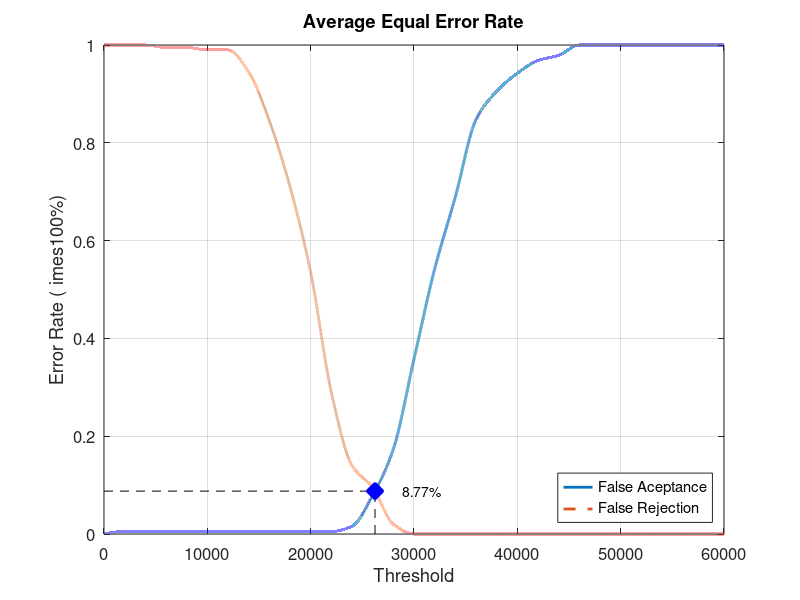
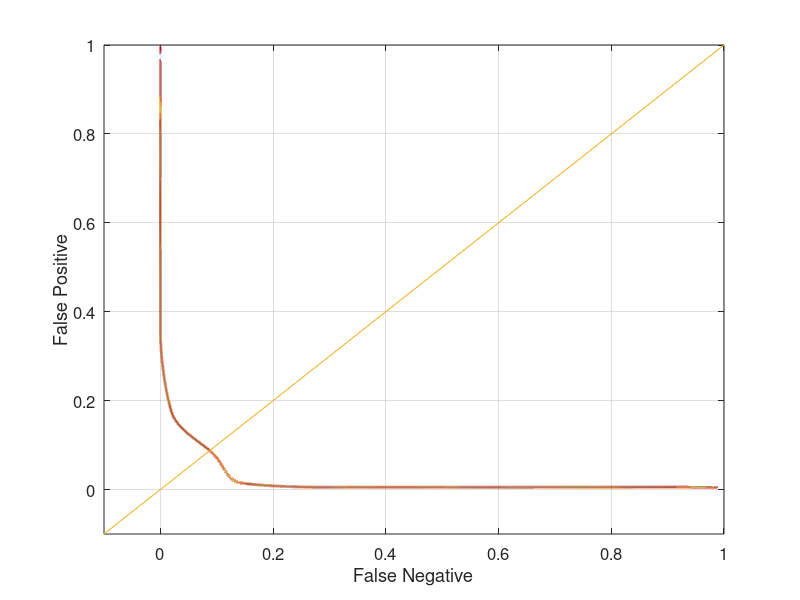

These charts were generated, in order, by the following MATLAB code:
close all;
clear;
clc;
x = 0:2000:60000;
xq = 0:0.5:60000;

y0 = [0 0.00526316 0.00526316 0.00526316 0.00526316 0.00526316 0.00526316 0.00526316 0.00526316 0.00526316 0.00526316 0.00526316 0.0157895 0.0789474 0.173684 0.357895 0.542105 0.689474 0.847368 0.905263 0.942105 0.968421 0.978947 1 1 1 1 1 1 1 1]
yy0 = interp1(x, y0, xq, 'pchip');
y1 = [1 1 1 0.995 0.995 0.99 0.99 0.945 0.845 0.71 0.535 0.29 0.14 0.095 0.02 0 0 0 0 0 0 0 0 0 0 0 0 0 0 0 0]
yy1 = interp1(x, y1, xq, 'pchip');

% Calculating EER: 
y2 = abs(y0 - y1);
find(y2 == min(y2))
yy2 = abs(yy0 - yy1);
xEER = find(yy2 == min(yy2));
xEERIndex = xq(xEER) % X-axis EER
yEER = yy0(xEER) % Y-axis EER

main = figure
plot(xq, yy0,'-','LineWidth', 2);	hold on
plot(xq, yy1,'--','LineWidth', 2);	hold on
plot([xEERIndex xEERIndex], [0 yEER], 'k--');	hold on
plot([0 xEERIndex], [yEER yEER], 'k--');	hold on
plot(xEERIndex, yEER, 'bx', 'LineWidth', 10);	hold on
text(xEERIndex + 10 * xEERIndex / 100, yEER, [num2str(round((10000 * yEER)) / 100) '%'])
legend('False Aceptance', 'False Rejection', 'Location', 'SouthEast')
xlabel('Threshold')
ylabel('Error Rate (	imes100%)')
title('Average Equal Error Rate')
set(gca, 'FontSize', 12)
axis([0 60000 0 1])
grid on

print(main, 'Database1_4Main', '-dpng');
FNRxFPR = figure('Color', [1 1 1]);
plot(yy1, yy0, '-', yy1, yy0, 'LineWidth', 2);
hold on
y = -0.1:0.1:1
plot(y, y); 
set(gca, 'FontSize', 12)
xlabel('False Negative')
ylabel('False Positive')
axis([-0.1 1 -0.1 1])
set(gca, 'FontSize', 12)
grid on

print(FNRxFPR, 'Database1_4FNRxFPR','-dpng');
